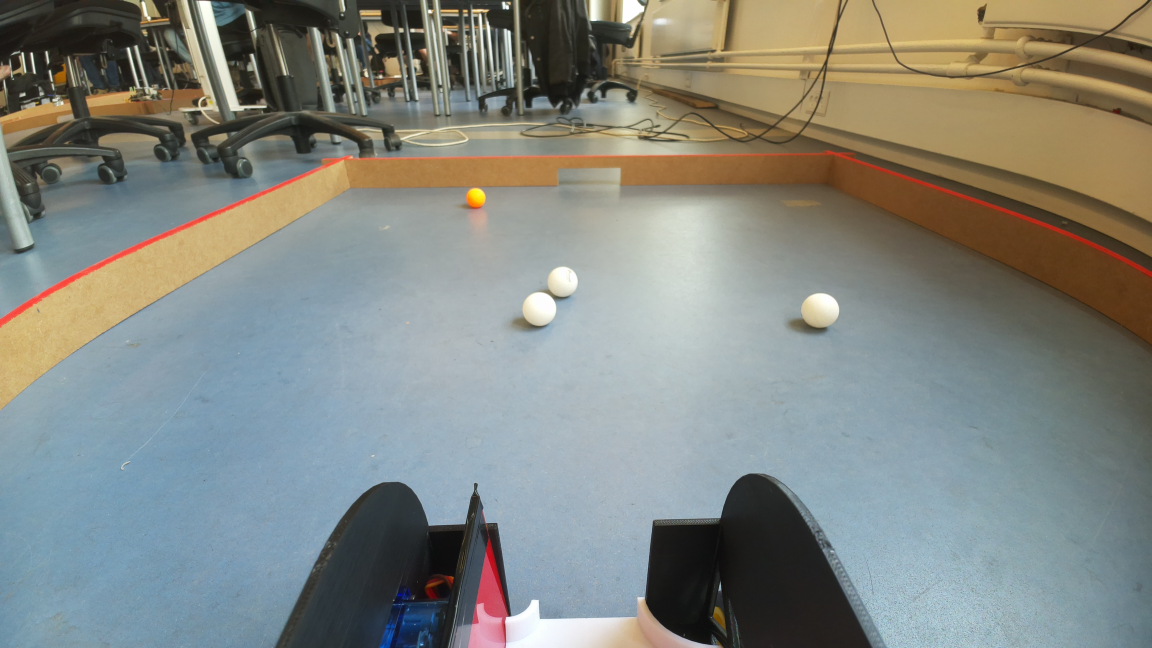
#> input picture testing/test.jpg, 4608 x 2592 px (shown at 1/4 size)
$ python -i wall_detection_test.py   (imports and definitions only)
#> lines starting #> are read from the running program, lines starting #| are printed output that depends on the picture; after the words box and inside, x2 and y2 are one past the last pixel; in counts of white or black regions, pixels touching at a corner belong together
#> further down, picture is the input picture: shape (2592, 4608, 3); mean B, G, R 128.7, 135, 131.5
"""
GolfBot Ball and Wall Detection - OPTIMIZED LOW LATENCY VERSION
Pi 5 Compatible with white ball and red wall detection

FEATURES:
- White ball detection (from original code)
- Red wall/boundary detection for navigation
- Same optimized camera system with picamera2
- Real-time performance monitoring
- Multiple detection visualization modes

EXPECTED: 15 FPS with dual detection for stable performance
"""

import cv2
import numpy as np
import time
import subprocess
import os
import sys

# Try to import picamera2 (best performance)
# [7 lines not run here, left out]

# === PERFORMANCE SETTINGS ===
CAMERA_WIDTH = 640
CAMERA_HEIGHT = 480
PROCESS_WIDTH = 320      # Process at half resolution for speed
PROCESS_HEIGHT = 240
TARGET_FPS = 15
DISPLAY_FRAME_SKIP = 1   # Display every Nth frame (1 = all frames)

# Detection settings
MIN_BALL_AREA = 150      # White ball minimum area
MIN_WALL_AREA = 100      # Red wall minimum area
BALL_CIRCULARITY_THRESHOLD = 0.25  # Ball circularity
WALL_MIN_LENGTH = 50     # Minimum wall segment length
ENABLE_PERFORMANCE_STATS = True

# Visualization modes
class VisualizationMode:
    BOTH = 0          # Show both balls and walls
    BALLS_ONLY = 1    # Show only balls
    WALLS_ONLY = 2    # Show only walls
    DEBUG = 3         # Show debug masks

# === PERFORMANCE MONITORING ===
class PerformanceMonitor:
    # [20 lines left out: functions __init__, update, not called in this run]

# === OPTIMIZED CAMERA CLASS ===
class FastPiCamera2:
    """Ultra-fast camera using picamera2 - BEST PERFORMANCE"""

    def __init__(self):
        self.picam2 = None
        self.running = False

    # [59 lines left out: functions start_capture, capture_frame, release, not called in this run]

# === FALLBACK CAMERA CLASS ===
class FallbackLibCamera:
    """Fallback libcamera using optimized still capture"""

    def __init__(self):
        self.temp_file = "/tmp/golfbot_frame_optimized.jpg"
        self.running = False

    # [115 lines left out: functions start_capture, capture_frame, release, detect_white_balls_fast, not called in this run]

def detect_red_walls_fast(frame):
    """
    Optimized red wall/boundary detection
    """
    if frame is None:
        return [], None

    # Resize for processing
    small_frame = cv2.resize(frame, (PROCESS_WIDTH, PROCESS_HEIGHT))
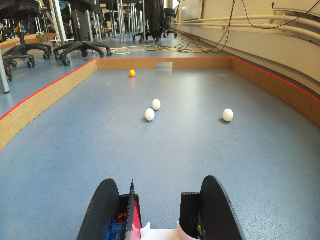
#> small_frame: shape (240, 320, 3); mean B, G, R 128.6, 134.9, 131.3

    # Convert to HSV
    hsv = cv2.cvtColor(small_frame, cv2.COLOR_BGR2HSV)
#> hsv: shape (240, 320, 3); mean H, S, V 65.6, 60.7, 147.8

    # Red color detection (two ranges for red hue wrap-around)
    # Lower red range (0-10)
    lower_red1 = np.array([0, 50, 50])
    upper_red1 = np.array([10, 255, 255])

    # Upper red range (170-180)
    lower_red2 = np.array([170, 50, 50])
    upper_red2 = np.array([180, 255, 255])

    # Create masks
    mask1 = cv2.inRange(hsv, lower_red1, upper_red1)
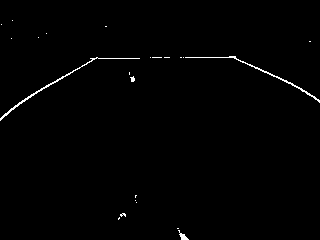
#> mask1: shape (240, 320); 0.8% white in thin lines or dots
    mask2 = cv2.inRange(hsv, lower_red2, upper_red2)
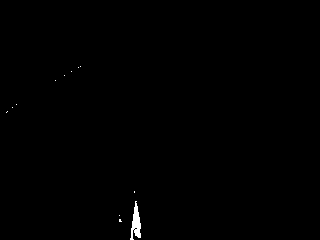
#> mask2: shape (240, 320); 0.33% white; 12 white regions (11 under 20 px), largest, box (x1, y1, x2, y2) and area: (130, 201, 141, 240) 231
    red_mask = mask1 + mask2
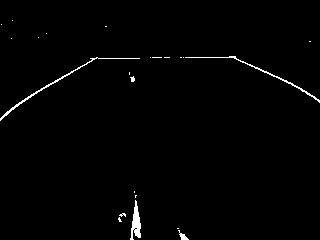
#> red_mask: shape (240, 320); 1.1% white in thin lines or dots

    # Morphological operations to clean up
    kernel = cv2.getStructuringElement(cv2.MORPH_RECT, (3, 3))
    red_mask = cv2.morphologyEx(red_mask, cv2.MORPH_OPEN, kernel, iterations=1)
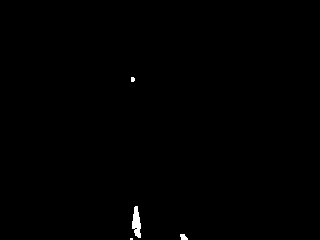
#> red_mask: shape (240, 320); 0.33% white; 4 white regions (2 under 20 px), largest, box (x1, y1, x2, y2) and area: (132, 206, 141, 238) 195, (180, 234, 188, 240) 36
    red_mask = cv2.morphologyEx(red_mask, cv2.MORPH_CLOSE, kernel, iterations=2)
#> red_mask: shape (240, 320); 0.35% white; 4 white regions (2 under 20 px)

    # Find contours
    contours, _ = cv2.findContours(red_mask, cv2.RETR_EXTERNAL, cv2.CHAIN_APPROX_SIMPLE)
#> contours = 4 contours, 2 with area under 20; largest, box (x1, y1, x2, y2) and area: (132, 206, 141, 240) 172, (180, 234, 188, 240) 25

    walls = []
    scale_x = CAMERA_WIDTH / PROCESS_WIDTH
    scale_y = CAMERA_HEIGHT / PROCESS_HEIGHT

    for contour in contours:
        area = cv2.contourArea(contour)
        if area > MIN_WALL_AREA:
            # Get bounding rectangle
            x, y, w, h = cv2.boundingRect(contour)

            # Scale back to original resolution
            x_scaled = int(x * scale_x)
            y_scaled = int(y * scale_y)
            w_scaled = int(w * scale_x)
            h_scaled = int(h * scale_y)

            # Check if it's long enough to be a wall segment
            length = max(w_scaled, h_scaled)
            if length > WALL_MIN_LENGTH:
                walls.append((x_scaled, y_scaled, w_scaled, h_scaled))
#> this loop made 4 passes
#> (area, x, y, w, h, x_scaled, y_scaled, w_scaled) on pass 3: (172.5, 132, 206, 9, 34, 264, 412, 18)
#> area on pass 2: 25
#> after the loop, walls = [(264, 412, 18, 68)]

    # Return both walls and debug mask (scaled up for visualization)
    debug_mask = cv2.resize(red_mask, (CAMERA_WIDTH, CAMERA_HEIGHT))
    return walls, debug_mask

# [215 lines left out: functions draw_detections, draw_debug_masks, ball_and_wall_detection, not called in this run]

# [16 lines not run here, left out]

>>> import cv2
>>> picture = cv2.imread('test.jpg')
>>> result = detect_red_walls_fast(picture)
